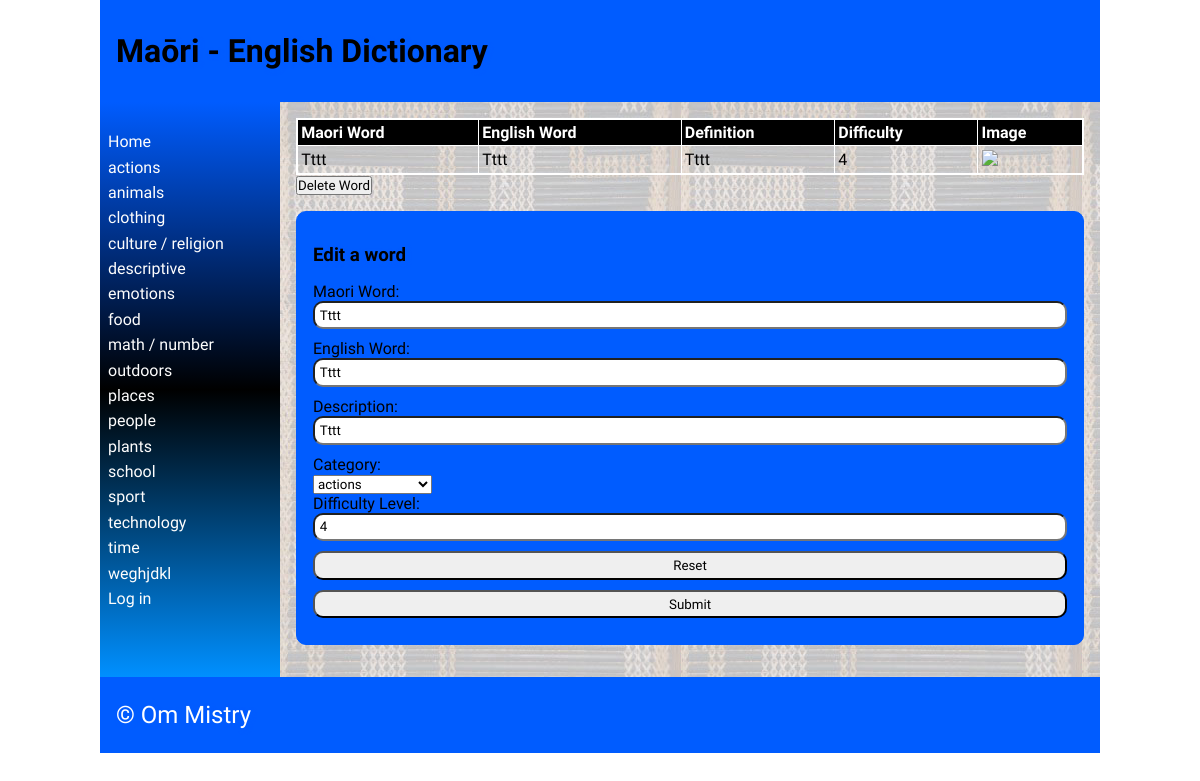
Page /detail/326 on the earlier database version.
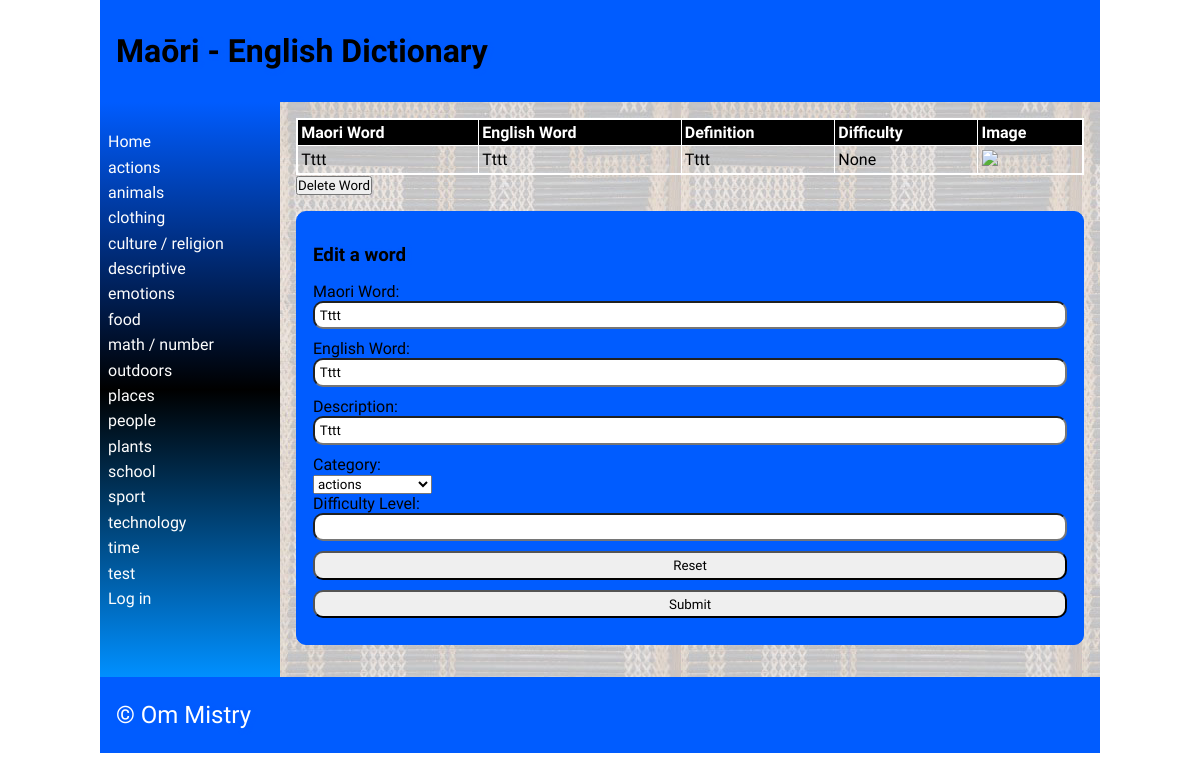
Same page on the later database version.
### tables this page shows
CREATE TABLE "category"
(
	id INTEGER
		constraint category_pk
			primary key autoincrement,
	category_name varchar(69) not null
);

CREATE TABLE "words"
(
	maori varchar(69),
	english varchar(69),
	category integer,
	definition varchar(100),
	levels integer,
	images varchar(69),
	id integer
		constraint words_pk
			primary key autoincrement,
	date_added integer default 0
, user_id integer);

### app.py (the view, shortened to what this page needs)
@app.route('/detail/<word_id>', methods=["POST", "GET"])
def render_detailpage(word_id):
    print(request.method)
    con = create_connection(DB_NAME)
    query = "SELECT id, maori, english, definition, levels, images FROM words WHERE id=?"
    cur = con.cursor()
    cur.execute(query, (word_id,))
    definition = cur.fetchall()[0]
    print(word_id)
    return render_template('detail.html', definition=definition, logged_in=is_logged_in(),
                           categories=fetch_categories(),
                           deleting=intention("delete"))

### app.py (called while the page is built)
def intention(button):
    if button in request.form:
        return True
    else:
        return False

def create_connection(db_file):
    try:
        connection = sqlite3.connect(db_file)
        return connection
    except Error as e:
        print(e)
    return None

def fetch_categories():
    con = create_connection(DB_NAME)
    query = "SELECT id, category_name FROM category"
    cur = con.cursor()
    cur.execute(query)
    categories = cur.fetchall()
    con.close()
    return categories

def is_logged_in():
    if session.get("email") is None:
        print("you are not logged in")
        return False
    else:
        print("you are logged in")
        return True

### templates/detail.html (shortened to what this page needs)
{% extends 'base.html' %}
{% block heading %}Maōri - English Dictionary{% endblock %}
{% block main %}
    <table>
        <tr>
            <th>Maori Word</th>
            <th>English Word</th>
            <th>Definition</th>
            <th>Difficulty</th>
            <th>Image</th>
        </tr>
        <tr>
            <td>{{ definition[1] }}</td>
            <td>{{ definition[2] }}</td>
            <td>{{ definition[3] }}</td>
            <td>{{ definition[4] }}</td>
            <td><img src="/static/images/{{ definition[5] }}"></td>
        </tr>
    </table>
<form method="POST">
    {% if deleting %}
        <div class="form-element">Are you sure?<input type="submit" name="delete_confirm" value="Yes">/<input type="submit" value="No"></div>
    {% else %}
    <div class="form-element">
         <input type="submit" name="delete" value="Delete Word">
    </div>
    </form>
{% endif %}
        <form class="dataForm" method="POST">
            <h3>Edit a word</h3>
        <div class="form-group">
            <div class="form-label"><label for="MaoriWord">Maori Word:</label></div>
            <div class="form-element"><input type="text" name="MaoriWord" id="MaoriWord" value="{{ definition[1] }}" required></div>
        </div>
        <div class="form-group">
            <div class="form-label"><label for="EnglishWord">English Word:</label></div>
            <div class="form-element"><input type="text" name="EnglishWord" id="EnglishWord" value="{{ definition[2] }}" required></div>
        </div>
        <div class="form-group">
            <div class="form-label"><label for="Definitions">Description:</label></div>
            <div class="form-element"><input type="text" name="Definitions" id="Definitions"  value="{{ definition[3] }}" required></div>
        </div>
        <div class="form-group">
                <div class="form-label"><label for="Category">Category:</label></div>
                <div class="form-element">
                    <select name="Category" id='Category'>
                        {% for category in categories %}
                            <option value="{{ category[0] }}">{{ category[1] }}</option>
                        {% endfor %}
                    </select>
                </div>
            </div>
            <div class="form-group">
            <div class="form-label"><label for="Difficulty Level">Difficulty Level:</label></div>
            <div class="form-element"><input type="number" name="Difficulty Level" id="Difficulty Level" min="1" max="10" step="1" value="{{ definition[4] }}" required></div>
        </div>
        <div class="form-group">
            <div class="form-element"><input type="reset"></div>
        </div>
        <div class="form-group">
            <div class="form-element"><input type="submit"></div>
        </div>
    </form>
{% endblock %}

### templates/base.html (shortened to what this page needs)
<!doctype html>
<html lang="en">
<head>
   <link href="{{ url_for('static', filename='css/style.css') }}" rel="stylesheet">
</head>
<body>
   <div id="container">
      <header>
         <h1>{% block heading %}{% endblock %}</h1>
      </header>
      <nav>
         <ul>
                <li><a href="\">Home</a></li>
                {% for category in categories %}
                <li><a href="/categories/{{ category[0] }}">{{category[1]}}</a></li>
                {% endfor %}
         <li>
             {% if logged_in %}<a href="/logout">Log out</a>{% else %}
             <a href="/login">Log in</a></li>{% endif %}
         </ul>
      </nav>
      <main>
            {% block main%}{% endblock %}
        </main>
      <footer>
         <p>
            &copy; Om Mistry
         </p>
      </footer>
   </div>
</body>
</html>

Differences in the rows shown:
removed category: category_name "weghjdkl"
added category: category_name "test"
changed words "Tttt": levels "4" → (not shown)
Other differences:
{{ definition[4] }}: (not shown) → "None"
